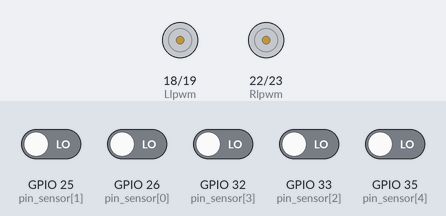
The sketch below on a simulated ESP32. Shown: motor-driver pin pairs drawn as motors (green arrow = first pin HIGH = forward, orange = second pin HIGH = backward, longer = more drive). Inputs (shaded band) come from the test bench; at power-on: GPIO 25 (pin_sensor[1]), GPIO 26 (pin_sensor[0]), GPIO 32 (pin_sensor[3]), GPIO 33 (pin_sensor[2]), GPIO 35 (pin_sensor[4]) LOW.

Above: at 1.2 s.
1.3 s: GPIO 26 (pin_sensor[0]) driven HIGH
At 2.0 s:
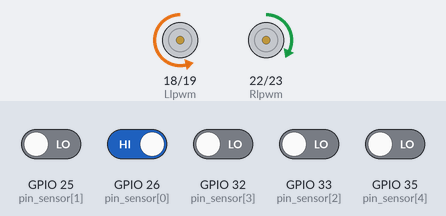
2.8 s: GPIO 35 (pin_sensor[4]) driven HIGH
At 3.1 s:
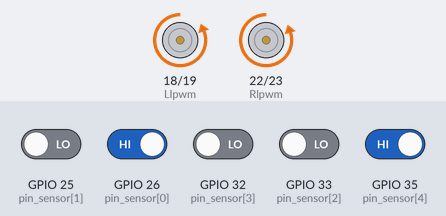
4.3 s: GPIO 25 (pin_sensor[1]) driven HIGH
At 5.4 s:
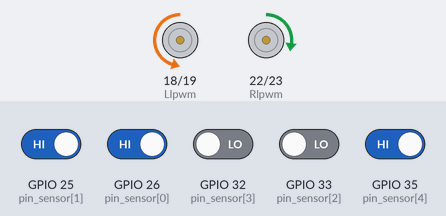
5.8 s: GPIO 25 (pin_sensor[1]) driven LOW
At 6.6 s:
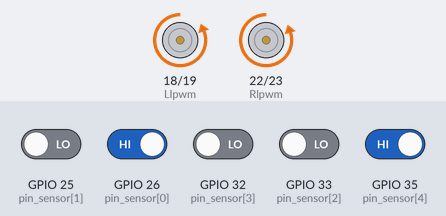
7.3 s: GPIO 32 (pin_sensor[3]) driven HIGH
At 7.7 s:
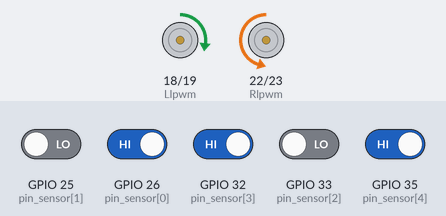
8.8 s: GPIO 26 (pin_sensor[0]) driven LOW
At 10.1 s:
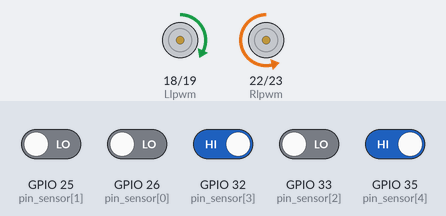
Timing chart, 0 to 11.3 s (numbered marks = the images above; inputs shaded):
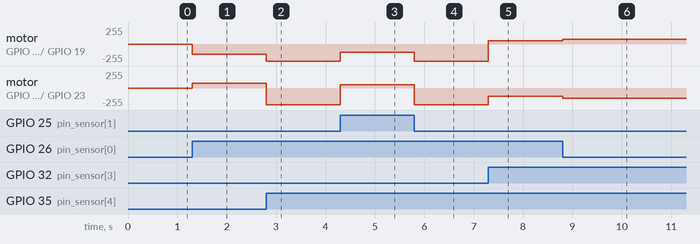

Measured:
- after the input at 1.3 s, motor on GPIO 18 (Llpwm) / GPIO 19 (Lrpwm): stopped → backward 152/255 at once; motor on GPIO 22 (Rlpwm) / GPIO 23 (Rrpwm): stopped → forward 70/255 at once
- after the input at 2.8 s, motor on GPIO 18 (Llpwm) / GPIO 19 (Lrpwm): backward 152/255 → backward 255/255 at once; motor on GPIO 22 (Rlpwm) / GPIO 23 (Rrpwm): forward 70/255 → backward 252/255 at once
- after the input at 4.3 s, motor on GPIO 18 (Llpwm) / GPIO 19 (Lrpwm): backward 255/255 → backward 120/255 at once; motor on GPIO 22 (Rlpwm) / GPIO 23 (Rrpwm): backward 252/255 → forward 50/255 at once
- after the input at 5.8 s, motor on GPIO 18 (Llpwm) / GPIO 19 (Lrpwm): backward 120/255 → backward 255/255 at once; motor on GPIO 22 (Rlpwm) / GPIO 23 (Rrpwm): forward 50/255 → backward 252/255 at once
- after the input at 7.3 s, motor on GPIO 18 (Llpwm) / GPIO 19 (Lrpwm): backward 255/255 → forward 50/255 at once; motor on GPIO 22 (Rlpwm) / GPIO 23 (Rrpwm): backward 252/255 → backward 120/255 at once
- after the input at 8.8 s, motor on GPIO 18 (Llpwm) / GPIO 19 (Lrpwm): forward 50/255 → forward 70/255 at once; motor on GPIO 22 (Rlpwm) / GPIO 23 (Rrpwm): backward 120/255 → backward 152/255 at once

The sketch:

lineV1.ino
```cpp
// pin driver motor R & L
int Rrpwm = 23;
int Rlpwm = 22;

int Lrpwm = 19;
int Llpwm = 18;

int belok = 70;

// pin sensor 1-5 Line sensor
int pin_sensor[] = {26, 25, 33, 32, 35};
int baca_sensor;
int inp;
int hasil_baca[] = {0, 0, 0, 0, 0};

// pin sensor 1-2 Ultrasonik sensor
int echo1 = 12;
int trig1 = 13;

int echo2 = 12;
int trig2 = 13;

long durasi1, durasi2, jarak1, jarak2;

//fungsi membaca sensor
int readOut(int pin_sensor[])
{
  int a, b = 0;
  inp = 0;
  for (a = 0; a < 5; a++)
  {
    hasil_baca[a] = digitalRead(pin_sensor[a]);
  }
  while (b < 5)
  {
    inp = inp * 10 + hasil_baca[b];
    b = b + 1;
  }
  return inp;
}

// fungsi maju
void maju()
{
  // motor kanan
  analogWrite(Rrpwm, 252);
  analogWrite(Rlpwm, 0);

  // motor kiri
  analogWrite(Lrpwm, 255);
  analogWrite(Llpwm, 0);


}

// fungsi berhenti
void berhenti()
{
  // motor kanan
  analogWrite(Rrpwm, 0);
  analogWrite(Rlpwm, 0);

  // motor kiri
  analogWrite(Lrpwm, 0);
  analogWrite(Llpwm, 0);
}

// fungsi belok kanan
void belok_kanan()
{
  // motor kanan
  analogWrite(Rrpwm, 0);
  analogWrite(Rlpwm, 70);

  // motor kiri
  analogWrite(Lrpwm, 152);
  analogWrite(Llpwm, 0);
}

void belok_kanan_awal()
{

  // motor kanan
  analogWrite(Rrpwm,0);
  analogWrite(Rlpwm,50);

  // motor kiri
  analogWrite(Lrpwm, 120);
  analogWrite(Llpwm, 0);
}

// fungsi belok kiri
void belok_kiri()
{

  // motor kanan
  analogWrite(Rrpwm, 152);
  analogWrite(Rlpwm, 0);

  // motor kiri
  analogWrite(Lrpwm, 0);
  analogWrite(Llpwm, 70);
}
void belok_kiri_awal()
{
  // motor kanan
  analogWrite(Rrpwm, 120);
  analogWrite(Rlpwm, 0);

  // motor kiri
  analogWrite(Lrpwm, 0);
  analogWrite(Llpwm, 50);
}

void setup()
{
  Serial.begin(115200);
  // mendefinisikan pin motor
  pinMode(Rrpwm, OUTPUT);
  pinMode(Rlpwm, OUTPUT);
  pinMode(Lrpwm, OUTPUT);
  pinMode(Llpwm, OUTPUT);

  // mendefinisikan pin sensor line
  int a;
  while (a < 5)
  {
    pinMode(pin_sensor[a], INPUT);
    a = a + 1;
  }

  // mendefinisikan pin sensor ultrasonik
  pinMode(echo1, INPUT);
  pinMode(trig1, OUTPUT);
  pinMode(echo2, INPUT);
  pinMode(trig2, OUTPUT);
}

void loop()
{
  // input sensor line
  baca_sensor = readOut(pin_sensor);

  // mengatur motor R & L sesuai dengan inputan sensor line
  switch (baca_sensor)
  {
  // hasil baca sensor untuk belok kanan
  case 11001:
  case 11101:
    belok_kanan_awal();
    break;
  case 11110:
  case 11000:
  case 10000:
  case 11100:
    belok_kanan();
    break;
  case 00000:
    berhenti();
    break;

  // hasil baca sensor untuk arah maju
  case 11011:
  case 10001:
    maju();
    break;

  // hasil baca sensor untuk belok kiri
  case 10011:
  case 10111:
    belok_kiri_awal();
    break;
  case 1111:
  case 111:
  case 11:
  case 1:
    belok_kiri();
    break;
  }
}

void jarak(){
  //input sensor ultrasonik
  digitalWrite(trig1, LOW);
  delayMicroseconds(2);
  digitalWrite(trig1, HIGH);
  delayMicroseconds(10);
  digitalWrite(trig1, LOW);
  durasi1 = pulseIn(echo1, HIGH);

  digitalWrite(trig2, LOW);
  delayMicroseconds(2);
  digitalWrite(trig2, HIGH);
  delayMicroseconds(10);
  digitalWrite(trig2, LOW);
  durasi2 = pulseIn(echo2, HIGH);

  // perhitungan untuk dijadikan jarak
  jarak1 = durasi1 / 58.2;
  jarak2 = durasi2 / 58.2;


  // mengatur berhenti dan jalan motor dengan ultrasonik
  if ((jarak1 < 30) or (jarak2 < 30))
  {
    berhenti();
  }
  else if ((jarak1 > 30) or (jarak2 > 30))
  {
    maju();
  }
}
```
